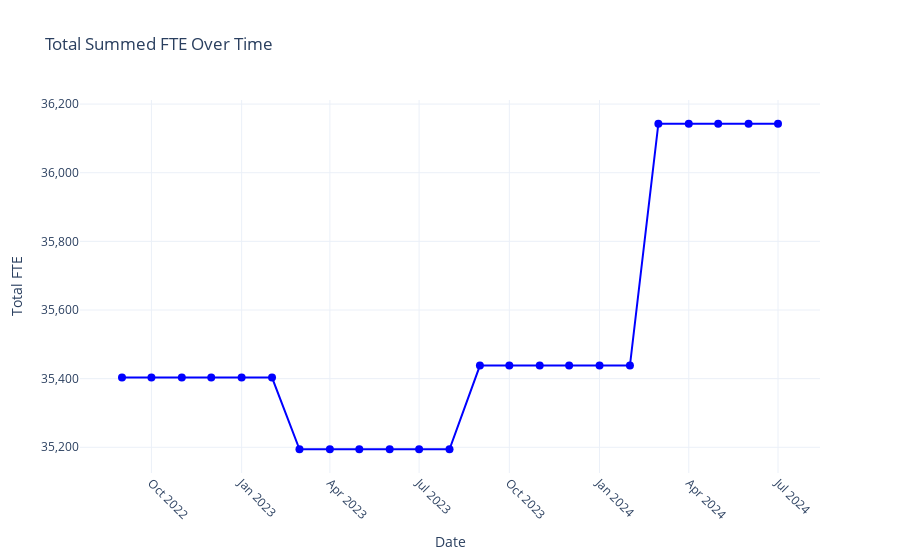

The notebook cell this image was saved under:
### Code cell
# Ensure 'appointment_month' is in datetime format
fte['appointment_month'] = pd.to_datetime(fte['appointment_month'], format='%Y-%m', errors='coerce')

# Group by appointment month and sum the Total FTE
fte_summed = fte.groupby('appointment_month')['Total FTE'].sum().reset_index()

# Create the figure
fig_total_fte = go.Figure()

# Add the Total FTE trace
fig_total_fte.add_trace(go.Scatter(
    x=fte_summed['appointment_month'],
    y=fte_summed['Total FTE'],
    mode='lines+markers',
    name='Total FTE',
    line=dict(color='blue', width=2),
    marker=dict(size=8)
))

# Update layout
fig_total_fte.update_layout(
    title='Total Summed FTE Over Time',
    xaxis_title='Date',
    yaxis_title='Total FTE',
    template='plotly_white',
    hovermode='x unified'
)

# Update x-axis
fig_total_fte.update_xaxes(
    tickmode='linear',
    dtick='M3',  # Show tick every 3 months
    tickformat='%b %Y',
    tickangle=45
)

# Update y-axis to show comma-separated thousands
fig_total_fte.update_yaxes(
    tickformat=',',
)

# Show the plot
fig_total_fte.show()

# Convert to HTML for your dashboard
fig_total_fte_html = fig_total_fte.to_html(full_html=False, include_plotlyjs='cdn')

# Print the first few rows of the summed data to verify
print(fte_summed.head())

# Calculate and print the most recent month's total FTE
most_recent_month = fte_summed['appointment_month'].max()
most_recent_fte = fte_summed.loc[fte_summed['appointment_month'] == most_recent_month, 'Total FTE'].values[0]
print(f"FTE for GPs for the most recent month ({most_recent_month.strftime('%B %Y')}) is: {most_recent_fte:.2f}")

### Figure 1 — Plotly figure (JSON) as saved in the notebook; plotly's stock layout.template omitted (floating-point values rounded to 4 significant figures)
{"data": [{"line": {"color": "blue", "width": 2}, "marker": {"size": 8}, "mode": "lines+markers", "name": "Total FTE", "type": "scatter", "x": ["2022-09-01T00:00:00", "2022-10-01T00:00:00", "2022-11-01T00:00:00", "2022-12-01T00:00:00", "2023-01-01T00:00:00", "2023-02-01T00:00:00", "2023-03-01T00:00:00", "2023-04-01T00:00:00", "2023-05-01T00:00:00", "2023-06-01T00:00:00", "2023-07-01T00:00:00", "2023-08-01T00:00:00", "2023-09-01T00:00:00", "2023-10-01T00:00:00", "2023-11-01T00:00:00", "2023-12-01T00:00:00", "2024-01-01T00:00:00", "2024-02-01T00:00:00", "2024-03-01T00:00:00", "2024-04-01T00:00:00", "2024-05-01T00:00:00", "2024-06-01T00:00:00", "2024-07-01T00:00:00"], "y": [35403, 35403, 35403, 35403, 35403, 35403, 35194, 35194, 35194, 35194, 35194, 35194, 35438, 35438, 35438, 35438, 35438, 35438, 36143, 36143, 36143, 36143, 36143]}], "layout": {"hovermode": "x unified", "title": {"text": "Total Summed FTE Over Time"}, "xaxis": {"dtick": "M3", "tickangle": 45, "tickformat": "%b %Y", "tickmode": "linear", "title": {"text": "Date"}}, "yaxis": {"tickformat": ",", "title": {"text": "Total FTE"}}}}
